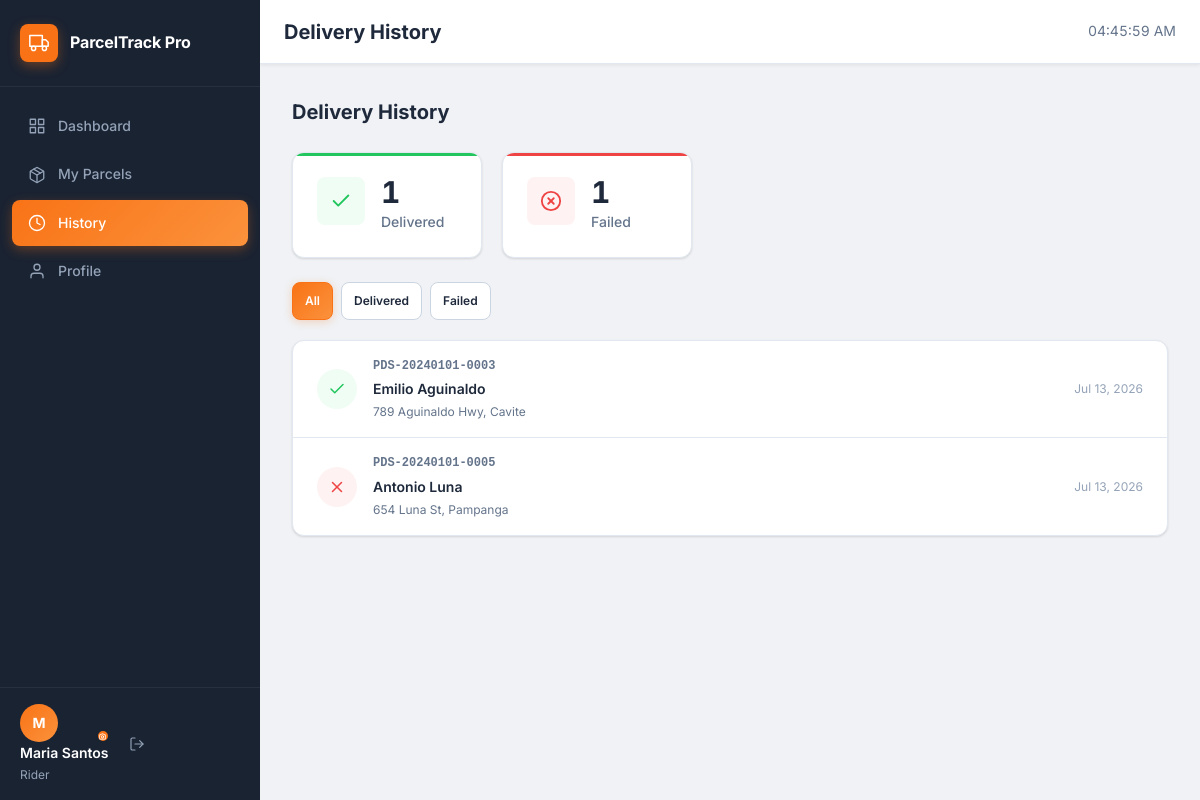
The app's page /rider/history.php (signed in) with its own data.
### tables this page shows
CREATE TABLE `parcels` (
  `id`                INT UNSIGNED NOT NULL AUTO_INCREMENT,
  `tracking_number`   VARCHAR(25)  NOT NULL,
  `sender_name`       VARCHAR(100) NOT NULL,
  `sender_phone`      VARCHAR(20)  NOT NULL,
  `recipient_name`    VARCHAR(100) NOT NULL,
  `recipient_phone`   VARCHAR(20)  NOT NULL,
  `recipient_address` TEXT         NOT NULL,
  `weight`            DECIMAL(8,2) DEFAULT NULL COMMENT 'Weight in kilograms',
  `notes`             TEXT         DEFAULT NULL,
  `rider_id`          INT UNSIGNED DEFAULT NULL,
  `status`            ENUM('pending','out_for_delivery','delivered','failed') NOT NULL DEFAULT 'pending',
  `created_by`        INT UNSIGNED NOT NULL,
  `created_at`        TIMESTAMP    NOT NULL DEFAULT CURRENT_TIMESTAMP,
  `updated_at`        TIMESTAMP    NOT NULL DEFAULT CURRENT_TIMESTAMP ON UPDATE CURRENT_TIMESTAMP,
  PRIMARY KEY (`id`),
  UNIQUE KEY `uq_parcels_tracking` (`tracking_number`),
  KEY `idx_parcels_rider`  (`rider_id`),
  KEY `idx_parcels_status` (`status`),
  CONSTRAINT `fk_parcels_rider`      FOREIGN KEY (`rider_id`)   REFERENCES `riders` (`id`) ON DELETE SET NULL,
  CONSTRAINT `fk_parcels_created_by` FOREIGN KEY (`created_by`) REFERENCES `users`  (`id`)
);

### includes/functions.php (called while the page is built, shortened)
<?php
function e($value): string
{
    return htmlspecialchars((string) $value, ENT_QUOTES | ENT_SUBSTITUTE, 'UTF-8');
}
function get_param(string $key, $default = ''): string
{
    return isset($_GET[$key]) ? trim($_GET[$key]) : $default;
}
function paginate(int $totalRows, int $perPage = 20, int $currentPage = 1): array
{
    $totalPages = (int) ceil($totalRows / $perPage);
    $page       = max(1, min($currentPage, $totalPages ?: 1));
    $offset     = ($page - 1) * $perPage;
    return [
        'total'      => $totalRows,
        'perPage'    => $perPage,
        'page'       => $page,
        'totalPages' => $totalPages,
        'offset'     => $offset,
    ];
}
function fmt_date(?string $datetime, string $format = 'M d, Y h:i A'): string
{
    try {
        $dt = new DateTimeImmutable($datetime);
        return $dt->format($format);
    } catch (Exception $e) {
        return $datetime;
    }
}

### rider/history.php (the view, shortened to what this page needs)
<?php
require_once __DIR__ . '/../includes/functions.php';
$pdo    = db();
$userId = current_user_id();
$rider = $pdo->prepare('SELECT id FROM riders WHERE user_id = ?');
$rider->execute([$userId]);
$rider = $rider->fetch();
$riderId = (int) $rider['id'];
$filter  = get_param('filter', 'all');
$page    = max(1, (int) get_param('page', '1'));
$perPage = 20;
$where  = ["p.rider_id = ?", "p.status IN ('delivered','failed')"];
$params = [$riderId];
$whereSQL = implode(' AND ', $where);
$total = (function () use ($pdo, $whereSQL, $params) {
    $stmt = $pdo->prepare("SELECT COUNT(*) FROM parcels p WHERE {$whereSQL}");
    $stmt->execute($params);
    return (int) $stmt->fetchColumn();
})();
$pg      = paginate($total, $perPage, $page);
$parcels = (function () use ($pdo, $whereSQL, $params, $perPage, $pg) {
    $sql = "SELECT * FROM parcels p WHERE {$whereSQL} ORDER BY updated_at DESC LIMIT {$perPage} OFFSET {$pg['offset']}";
    $stmt = $pdo->prepare($sql);
    $stmt->execute($params);
    return $stmt->fetchAll();
})();
$counts = $pdo->prepare(
    "SELECT
        SUM(status='delivered') AS delivered,
        SUM(status='failed')    AS failed
     FROM parcels WHERE rider_id = ? AND status IN ('delivered','failed')"
);
$counts->execute([$riderId]);
$counts = $counts->fetch();
?>
<?php require_once __DIR__ . '/../includes/header.php'; ?>
<div class="section-header">
    <div class="section-title">Delivery History</div>
</div>
<div class="stats-grid mb-6" style="grid-template-columns:repeat(2,1fr);max-width:400px;">
    <div class="stat-card success">
        <div class="stat-icon"><svg xmlns="http://www.w3.org/2000/svg" viewBox="0 0 24 24" fill="none" stroke-width="2" stroke-linecap="round" stroke-linejoin="round"><polyline points="20 6 9 17 4 12"/></svg></div>
        <div class="stat-info">
            <div class="stat-value"><?= $counts['delivered'] ?? 0 ?></div>
            <div class="stat-label">Delivered</div>
        </div>
    </div>
    <div class="stat-card danger">
        <div class="stat-icon"><svg xmlns="http://www.w3.org/2000/svg" viewBox="0 0 24 24" fill="none" stroke-width="2" stroke-linecap="round" stroke-linejoin="round"><circle cx="12" cy="12" r="10"/><line x1="15" y1="9" x2="9" y2="15"/><line x1="9" y1="9" x2="15" y2="15"/></svg></div>
        <div class="stat-info">
            <div class="stat-value"><?= $counts['failed'] ?? 0 ?></div>
            <div class="stat-label">Failed</div>
        </div>
    </div>
</div>
<div style="display:flex;gap:var(--space-2);margin-bottom:var(--space-5);">
    <a href="?filter=all"       class="btn btn-sm <?= $filter === 'all'       ? 'btn-primary' : 'btn-secondary' ?>">All</a>
    <a href="?filter=delivered" class="btn btn-sm <?= $filter === 'delivered' ? 'btn-primary' : 'btn-secondary' ?>">Delivered</a>
    <a href="?filter=failed"    class="btn btn-sm <?= $filter === 'failed'    ? 'btn-primary' : 'btn-secondary' ?>">Failed</a>
</div>
<div class="card">
    <div class="log-feed">
        <?php if (empty($parcels)): ?>
        <div class="empty-state">
            <svg xmlns="http://www.w3.org/2000/svg" viewBox="0 0 24 24" fill="none" stroke-width="1.5" stroke-linecap="round" stroke-linejoin="round"><circle cx="12" cy="12" r="10"/><polyline points="12 6 12 12 16 14"/></svg>
            <h3>No history yet</h3>
            <p>Completed and failed deliveries will appear here.</p>
        </div>
        <?php else: ?>
        <?php foreach ($parcels as $p): ?>
        <div class="history-item">
            <div class="history-icon <?= $p['status'] ?>">
                <?php if ($p['status'] === 'delivered'): ?>
                <svg xmlns="http://www.w3.org/2000/svg" viewBox="0 0 24 24" fill="none" stroke-width="2" stroke-linecap="round" stroke-linejoin="round"><polyline points="20 6 9 17 4 12"/></svg>
                <?php else: ?>
                <svg xmlns="http://www.w3.org/2000/svg" viewBox="0 0 24 24" fill="none" stroke-width="2" stroke-linecap="round" stroke-linejoin="round"><line x1="18" y1="6" x2="6" y2="18"/><line x1="6" y1="6" x2="18" y2="18"/></svg>
                <?php endif; ?>
            </div>
            <div class="history-info">
                <div class="history-tracking"><?= e($p['tracking_number']) ?></div>
                <div class="history-recipient"><?= e($p['recipient_name']) ?></div>
                <div class="text-xs text-muted" style="margin-top:2px;"><?= e($p['recipient_address']) ?></div>
            </div>
            <div class="history-time"><?= fmt_date($p['updated_at'], 'M d, Y') ?></div>
        </div>
        <?php endforeach; ?>
        <?php endif; ?>
    </div>
</div>
<?php require_once __DIR__ . '/../includes/footer.php'; ?>

### assets/css/rider.css (style rules this page uses)
.history-item { display: flex; align-items: center; gap: var(--space-4); padding: var(--space-4) var(--space-6); border-bottom: 1px solid var(--color-border); transition: background var(--transition-fast); }
.history-item:last-child { border-bottom: none; }
.history-icon { width: 40px; height: 40px; border-radius: var(--radius-full); display: flex; align-items: center; justify-content: center; flex-shrink: 0; }
.history-icon.delivered { background: var(--color-success-bg); }
.history-icon.delivered svg { stroke: var(--color-success); }
.history-icon.failed { background: var(--color-danger-bg); }
.history-icon.failed svg { stroke: var(--color-danger); }
.history-icon svg { width: 18px; height: 18px; }
.history-info { flex: 1; min-width: 0; }
.history-tracking { font-family: 'Courier New', monospace; font-size: var(--font-size-xs); font-weight: 700; color: var(--color-text-muted); }
.history-recipient { font-size: var(--font-size-sm); font-weight: 600; color: var(--color-text); margin-top: 2px; white-space: nowrap; overflow: hidden; text-overflow: ellipsis; }
.history-time { font-size: var(--font-size-xs); color: var(--color-text-light); white-space: nowrap; flex-shrink: 0; }

### records on screen
parcels: status "delivered" (drawn), tracking_number "PDS-20240101-0003", recipient_name "Emilio Aguinaldo", recipient_address "789 Aguinaldo Hwy, Cavite", updated_at "Jul 13, 2026"
parcels: status "failed" (drawn), tracking_number "PDS-20240101-0005", recipient_name "Antonio Luna", recipient_address "654 Luna St, Pampanga", updated_at "Jul 13, 2026"

### other values on screen
APP_NAME "ParcelTrack Pro"
$link['label'] "Dashboard"
$link['label'] "My Parcels"
$link['label'] "History"
$link['label'] "Profile"
substr(current_user_name(), 0, 1) "M"
current_user_name() "Maria Santos"
$role "Rider"
$pageTitle "Delivery History"
$counts['delivered'] "1"
$counts['failed'] "1"
